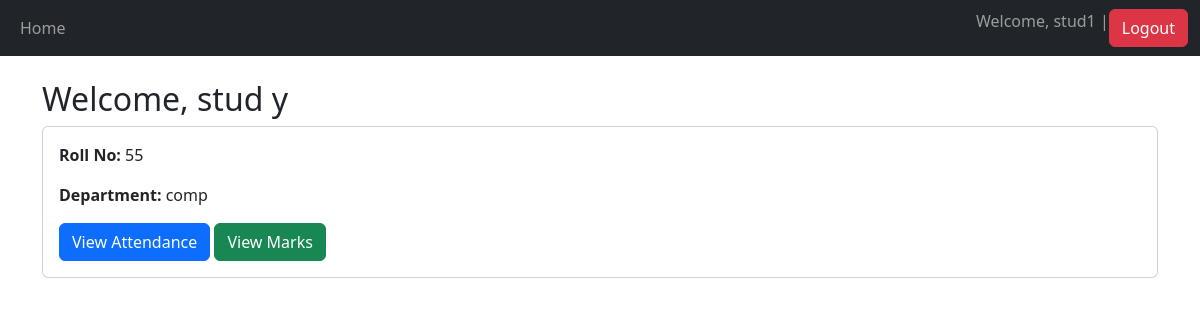
The page /student_dashboard (signed in) on the database its author committed.
### main/models.py (models this page shows, shortened)
class Student(models.Model):
    user = models.OneToOneField(User, on_delete=models.CASCADE, null=True, blank=True)  # Links to User model
    roll_no = models.CharField(max_length=20)
    department = models.CharField(max_length=100)
    year = models.CharField(max_length=20)

### main/views.py (the view)
# urls.py: path('student_dashboard', views.student_dashboard, name='student_dashboard'),
def student_dashboard(request):
    student_data = get_object_or_404(Student, user=request.user)
    return render(request, 'main/student_dashboard.html', {'student_data': student_data})

### main/templates/main/student_dashboard.html (shortened to what this page needs)
{% extends "base.html" %}
{% block content %}
<h2>Welcome, {{ student_data.user.first_name }} {{ student_data.user.last_name }}</h2>
<div class="card">
    <div class="card-body">
        <p><strong>Roll No:</strong> {{ student_data.roll_no }}</p>
        <p><strong>Department:</strong> {{ student_data.department }}</p>
        <a href="{% url 'view_attendance' %}" class="btn btn-primary">View Attendance</a>
        <a href="{% url 'view_marks' %}" class="btn btn-success">View Marks</a>
    </div>
</div>
{% endblock %}

### main/templates/base.html (shortened to what this page needs)
{% load django_bootstrap5 %}
{% load static %}
<!DOCTYPE html>
<html lang="en">
<head>
   {% bootstrap_css %}
</head>
<body>
   <nav class="navbar navbar-expand-lg navbar-dark bg-dark mb-4">
      <div class="container-fluid">
         <div>
            <ul class="navbar-nav">
               <li class="nav-item">
                  <a href="/home" class="nav-link">Home</a>
               </li>
            </ul>
         </div>
         <div>
            <ul class="navbar-nav">
               {% if user.is_authenticated %}
               <li class="nav-item">
                  <span class="navbar-text">
                     Welcome, {{ user.username }} |
                  </span>
               </li>
               <li class="nav-item">
                  <form action="{% url 'logout' %}" method="post">
                     <button type="submit" class="btn btn-danger">Logout</button>
                  </form>
               </li>
               {% else %}
               <li class="nav-item">
                  <a href="{% url 'login' %}" class="btn btn-success">Login</a>
               </li>
               {% endif %}
            </ul>
         </div>
      </div>
   </nav>
   <div class="container">
      {% block content %}
      {% endblock %}
   </div>
</body>
</html>

### rows shown on the page
Student: user.first_name "stud", user.last_name "y", roll_no "55", department "comp"

### other values the page prints
{{ user.username }} "stud1"
